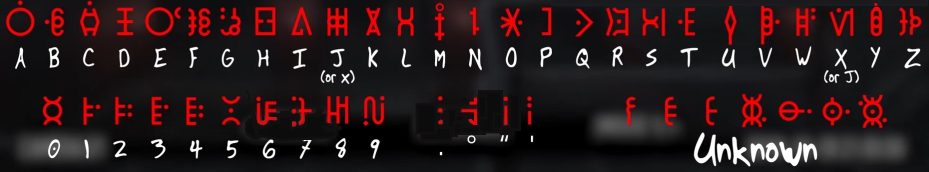
#> input picture cipher-text.jpg, 1857 x 343 px (shown at 1/2 size)
$ python cipher.py
#> lines starting #> are read from the running program, lines starting #| are printed output that depends on the picture
import cv2
import numpy as np
import image_tools as tools
from config import *

scales = [0.30]#np.linspace(0.15, 0.6, 60)
rotations = [0]#np.arange(-15, 15, 3)

cipher_image = cv2.imread("cipher-text.jpg", cv2.IMREAD_GRAYSCALE)
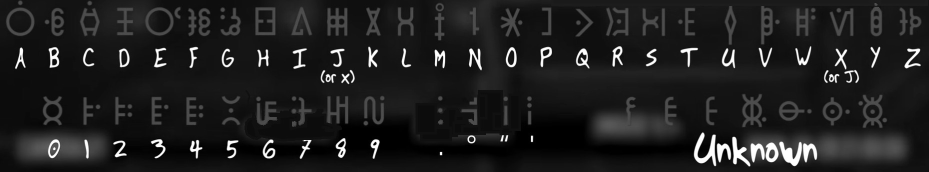
#> cipher_image: shape (343, 1857) (shown at 1/2 size); min 0, max 255, mean 31
plate_image = cv2.imread("plate.png")
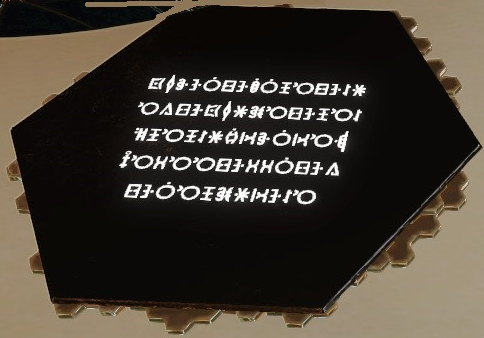
#> input picture plate.png, 484 x 338 px
#> plate_image is the input picture: shape (338, 484, 3); mean B, G, R 48.8, 58.3, 65.2
# start position of top left corner of search window in the image

mapping = {
	"A": (0,0),
	"B": (74,0),
	"C": (144,0),
	"D": (206,0),
	"E": (287,0),
	"F": (361,0),
	"G": (428,0),
	"H": (490,0),
	"I": (564,0),
	"J": (639,0),
	"K": (708,0),
	"L": (777,0),
	"M": (844,5),
	"N": (910,0),
	"O": (980,0),
	"P": (1060,0),
	"Q": (1126,0),
	"R": (1200,0),
	"S": (1273,0),
	"T": (1343,0),
	"U": (1424,0),
	"V": (1498,0),
	"W": (1570,0),
	"X": (1650,0),
	"Y": (1710,0),
	"Z": (1775,0),
	"0": (69,184),
	"1": (142,184),
	"2": (207,184),
	"3": (280,184),
	"4": (350,184),
	"5": (420,184),
	"6": (490,184),
	"7": (566,184),
	"8": (640,184),
	"9": (715,184),
	":": (836,184),
	"°": (907,184),
	"\"": (969,184),
	"\'": (1024,184),
}

test_mapping = {
	"A": (0,0),
	"I": (564,0),
}

# [161 lines left out: functions generate_cipher_overview, get_cipher_image, _match, non_max_suppression, get_all_matches_above_threshold, get_best_match and 1 more, not called in this run]
